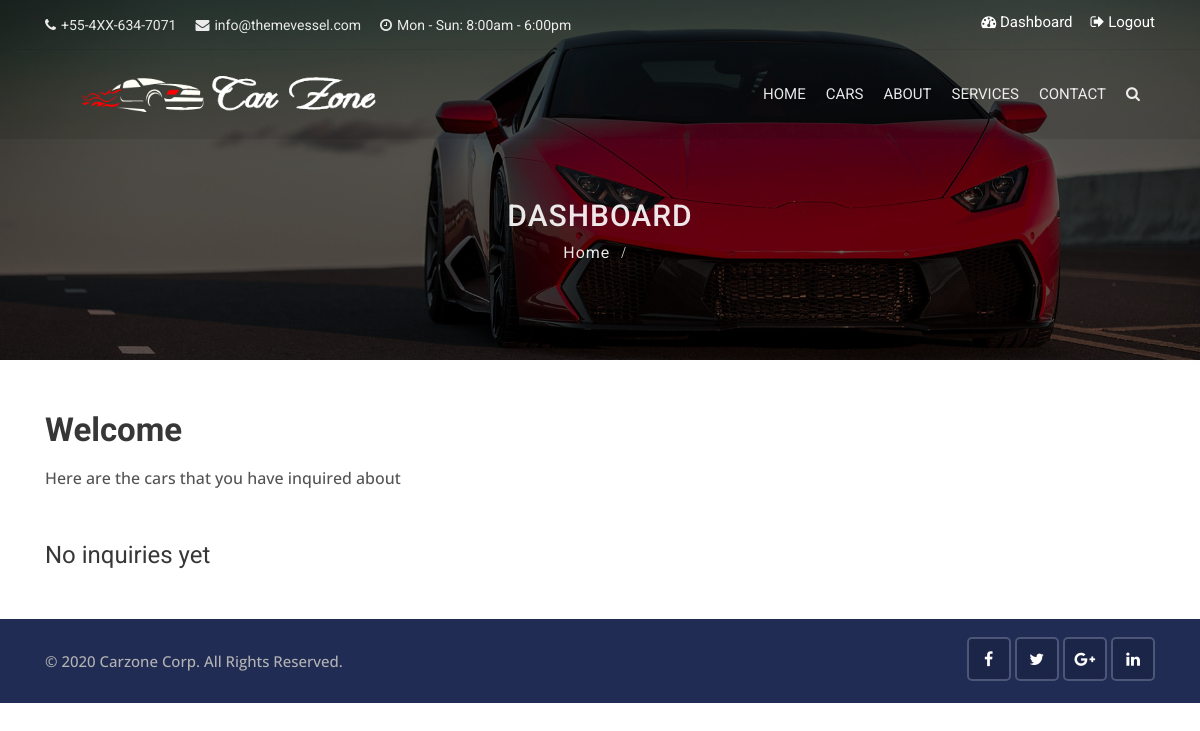
Before: /accounts/dashboard/ (signed in) with the older database file.
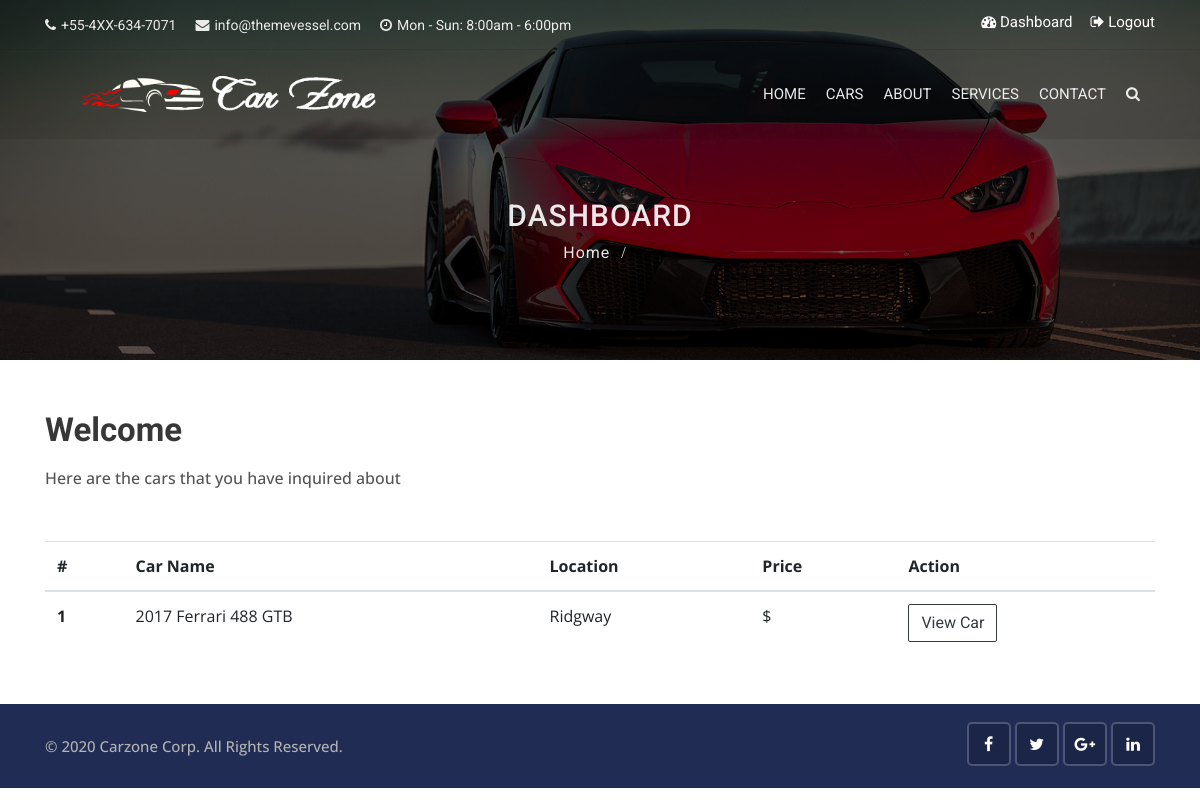
After: the same page with the newer database file.
### contacts/models.py (models this page shows, shortened)
class Contact(models.Model):
    first_name = models.CharField(max_length=255)
    last_name = models.CharField(max_length=255)
    car_id = models.IntegerField()
    customer_need = models.CharField(max_length=255)
    car_title = models.CharField(max_length=255)
    city = models.CharField(max_length=255)
    state = models.CharField(max_length=255)
    email = models.EmailField(max_length=255)
    phone = models.CharField(max_length=255)
    message = models.TextField(blank=True)
    user_id = models.IntegerField(blank=True)
    created_date = models.DateTimeField(blank=True, auto_now_add=True)

### accounts/views.py (the view)
# urls.py: path('dashboard/', views.dashboard, name='dashboard'),
def dashboard(request):
    user_inquiry = Contact.objects.order_by('-created_date').filter(user_id=request.user.id)
    data = {
        'inquiries': user_inquiry,
    }
    return render(request, 'accounts/dashboard.html', data)

### templates/accounts/dashboard.html (shortened to what this page needs)
{% extends 'base.html' %} {% block title %} | Dashboard {% endblock %}
{% block content %}
<div class="sub-banner overview-bgi">
  <div class="container breadcrumb-area">
    <div class="breadcrumb-areas">
      <h1>Dashboard</h1>
      <ul class="breadcrumbs">
        <li><a href="{% url 'home' %}">Home</a></li>
        <li class="active">{{ user.first_name }}</li>
      </ul>
    </div>
  </div>
</div>
<div class="container mt-50 mb-50">
  <div class="main-title" style="text-align: left !important">
    <h1>Welcome </h1>
    <p>Here are the cars that you have inquired about</p>
  </div>
  {% if inquiries %}
    <table class="table table-hover">
      <thead>
        <tr>
          <th scope="col">#</th>
          <th scope="col">Car Name</th>
          <th scope="col">Location</th>
          <th scope="col">Price</th>
          <th scope="col">Action</th>
        </tr>
      </thead>
      <tbody>
        {% for inquiry in inquiries %}
        <tr>
          <th scope="row">1</th>
          <td>{{ inquiry.car_title }}</td>
          <td>{{ inquiry.city }}</td>
          <td>${{ inquiry.price }}</td>
          <td>
            <a
              href="{% url 'car_detail' inquiry.car_id %}"
              class="btn btn-outline-dark"
              >View Car</a
            >
          </td>
        </tr>
        {% endfor %}
      </tbody>
    </table>
  {% else %}
  <h4>No inquiries yet</h4>
  {% endif %}
</div>
{% endblock %}

Changed rows visible on the page:
added Contact: car_title "2017 Ferrari 488 GTB", city "Ridgway"
Other visible differences:
text no longer shown: "No inquiries yet"
text now shown: "# Car Name Location Price Action"
